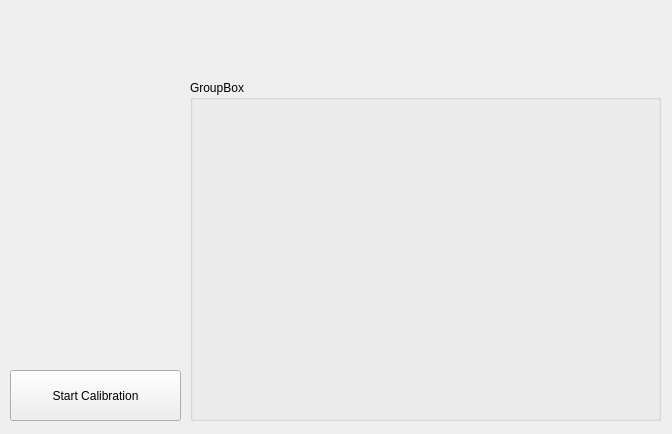
<?xml version="1.0" encoding="UTF-8"?>
<ui version="4.0">
 <class>CalibrationWidget</class>
 <widget class="QWidget" name="CalibrationWidget">
  <property name="geometry">
   <rect>
    <x>0</x>
    <y>0</y>
    <width>672</width>
    <height>434</height>
   </rect>
  </property>
  <property name="windowTitle">
   <string>Form</string>
  </property>
  <widget class="QGroupBox" name="groupBox">
   <property name="geometry">
    <rect>
     <x>190</x>
     <y>80</y>
     <width>471</width>
     <height>341</height>
    </rect>
   </property>
   <property name="title">
    <string>GroupBox</string>
   </property>
  </widget>
  <widget class="QPushButton" name="startCalibration">
   <property name="geometry">
    <rect>
     <x>10</x>
     <y>370</y>
     <width>171</width>
     <height>51</height>
    </rect>
   </property>
   <property name="text">
    <string>Start Calibration</string>
   </property>
  </widget>
 </widget>
 <resources/>
 <connections/>
</ui>
